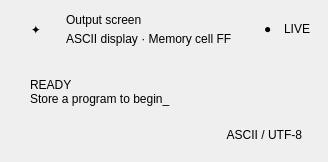
         <widget class="QFrame" name="outputCard">
          <property name="frameShape">
           <enum>QFrame::NoFrame</enum>
          </property>
          <property name="role" stdset="0">
           <string>card</string>
          </property>
          <layout class="QVBoxLayout" name="outputCardLayout">
           <property name="spacing">
            <number>0</number>
           </property>
           <property name="leftMargin">
            <number>0</number>
           </property>
           <property name="topMargin">
            <number>0</number>
           </property>
           <property name="rightMargin">
            <number>0</number>
           </property>
           <property name="bottomMargin">
            <number>0</number>
           </property>
           <item>
            <widget class="QFrame" name="outputHeader">
             <property name="frameShape">
              <enum>QFrame::NoFrame</enum>
             </property>
             <property name="role" stdset="0">
              <string>cardheader</string>
             </property>
             <layout class="QHBoxLayout" name="outputHeaderLayout">
              <property name="spacing">
               <number>12</number>
              </property>
              <property name="leftMargin">
               <number>18</number>
              </property>
              <property name="topMargin">
               <number>11</number>
              </property>
              <property name="rightMargin">
               <number>18</number>
              </property>
              <property name="bottomMargin">
               <number>11</number>
              </property>
              <item>
               <widget class="QLabel" name="outputIcon">
                <property name="text">
                 <string>✦</string>
                </property>
                <property name="alignment">
                 <set>Qt::AlignCenter</set>
                </property>
                <property name="role" stdset="0">
                 <string>icon</string>
                </property>
                <property name="minimumSize">
                 <size>
                  <width>36</width>
                  <height>36</height>
                 </size>
                </property>
                <property name="maximumSize">
                 <size>
                  <width>36</width>
                  <height>36</height>
                 </size>
                </property>
               </widget>
              </item>
              <item>
               <layout class="QVBoxLayout" name="outputTitleLayout">
                <property name="spacing">
                 <number>2</number>
                </property>
                <property name="leftMargin">
                 <number>0</number>
                </property>
                <property name="topMargin">
                 <number>0</number>
                </property>
                <property name="rightMargin">
                 <number>0</number>
                </property>
                <property name="bottomMargin">
                 <number>0</number>
                </property>
                <item>
                 <widget class="QLabel" name="outputTitle">
                  <property name="text">
                   <string>Output screen</string>
                  </property>
                  <property name="role" stdset="0">
                   <string>cardtitle</string>
                  </property>
                 </widget>
                </item>
                <item>
                 <widget class="QLabel" name="outputSubtitle">
                  <property name="text">
                   <string>ASCII display · Memory cell FF</string>
                  </property>
                  <property name="role" stdset="0">
                   <string>cardsub</string>
                  </property>
                 </widget>
                </item>
               </layout>
              </item>
              <item>
               <spacer name="outputHeaderSpacer">
                <property name="orientation">
                 <enum>Qt::Horizontal</enum>
                </property>
                <property name="sizeHint" stdset="0">
                 <size>
                  <width>20</width>
                  <height>10</height>
                 </size>
                </property>
               </spacer>
              </item>
              <item>
               <widget class="QLabel" name="liveDotLabel">
                <property name="text">
                 <string>●</string>
                </property>
                <property name="role" stdset="0">
                 <string>livedot</string>
                </property>
               </widget>
              </item>
              <item>
               <widget class="QLabel" name="liveTextLabel">
                <property name="text">
                 <string>LIVE</string>
                </property>
                <property name="role" stdset="0">
                 <string>livetext</string>
                </property>
               </widget>
              </item>
             </layout>
            </widget>
           </item>
           <item>
            <widget class="QFrame" name="outputBody">
             <property name="frameShape">
              <enum>QFrame::NoFrame</enum>
             </property>
             <layout class="QVBoxLayout" name="outputBodyLayout">
              <property name="spacing">
               <number>0</number>
              </property>
              <property name="leftMargin">
               <number>14</number>
              </property>
              <property name="topMargin">
               <number>10</number>
              </property>
              <property name="rightMargin">
               <number>14</number>
              </property>
              <property name="bottomMargin">
               <number>14</number>
              </property>
              <item>
               <widget class="QFrame" name="terminalFrame">
                <property name="frameShape">
                 <enum>QFrame::NoFrame</enum>
                </property>
                <property name="minimumSize">
                 <size>
                  <width>0</width>
                  <height>44</height>
                 </size>
                </property>
                <layout class="QVBoxLayout" name="terminalLayout">
                 <property name="spacing">
                  <number>2</number>
                 </property>
                 <property name="leftMargin">
                  <number>16</number>
                 </property>
                 <property name="topMargin">
                  <number>10</number>
                 </property>
                 <property name="rightMargin">
                  <number>12</number>
                 </property>
                 <property name="bottomMargin">
                  <number>6</number>
                 </property>
                 <item>
                  <widget class="QLabel" name="terminalLabel">
                   <property name="text">
                    <string>READY
Store a program to begin_</string>
                   </property>
                   <property name="wordWrap">
                    <bool>true</bool>
                   </property>
                   <property name="alignment">
                    <set>Qt::AlignLeading|Qt::AlignLeft|Qt::AlignTop</set>
                   </property>
                  </widget>
                 </item>
                 <item>
                  <spacer name="terminalSpacer">
                   <property name="orientation">
                    <enum>Qt::Vertical</enum>
                   </property>
                   <property name="sizeHint" stdset="0">
                    <size>
                     <width>10</width>
                     <height>20</height>
                    </size>
                   </property>
                  </spacer>
                 </item>
                 <item alignment="Qt::AlignRight">
                  <widget class="QLabel" name="asciiFootLabel">
                   <property name="text">
                    <string>ASCII / UTF-8</string>
                   </property>
                   <property name="alignment">
                    <set>Qt::AlignRight|Qt::AlignVCenter</set>
                   </property>
                   <property name="role" stdset="0">
                    <string>faint</string>
                   </property>
                  </widget>
                 </item>
                </layout>
               </widget>
              </item>
             </layout>
            </widget>
           </item>
          </layout>
         </widget>
